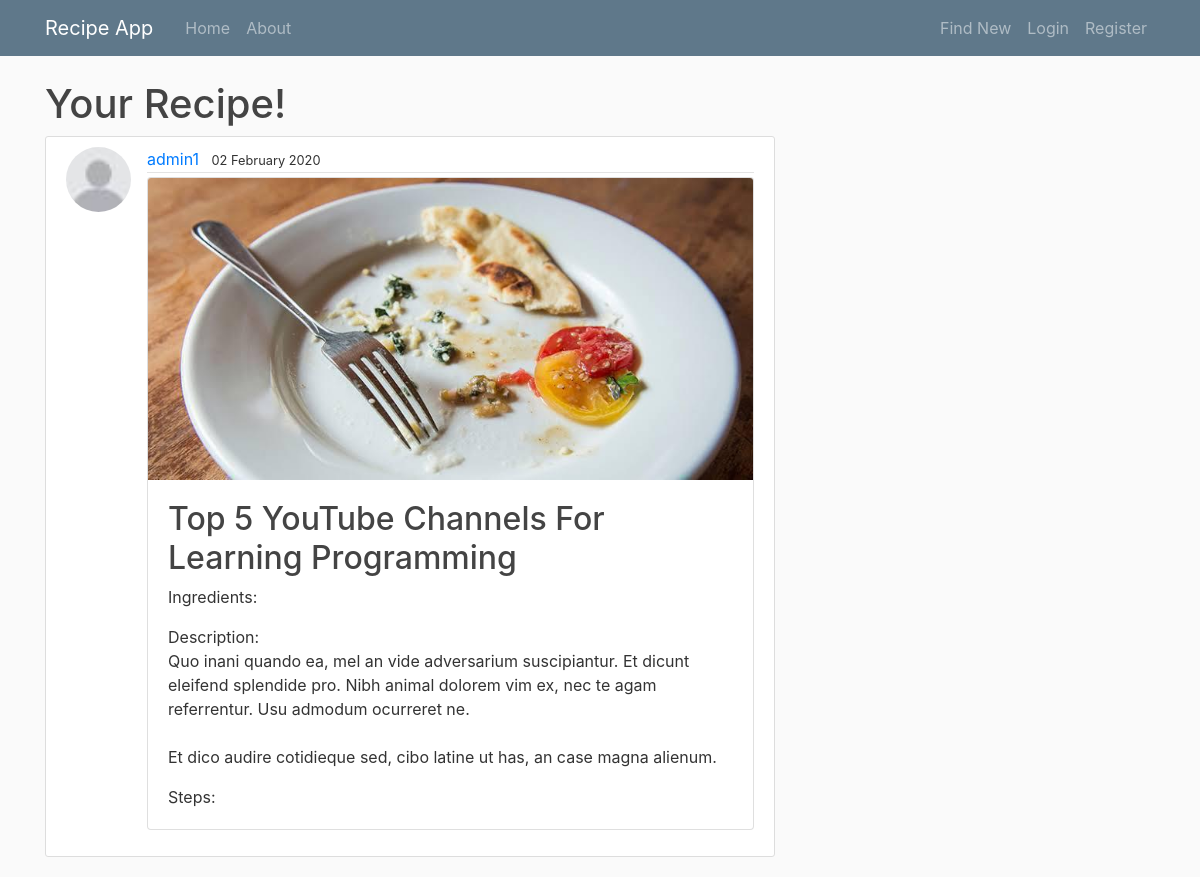
Screenshot of /recipe/33/ with the database file from the repository.
### recipe/models.py (models this page shows, shortened)
class Post(models.Model):
	title= models.CharField(max_length=100)
	author= models.ForeignKey(User, on_delete=models.CASCADE)
	description= models.TextField()
	post_pic= models.ImageField(default='recipe_pics/default.jpg', upload_to='recipe_pics')
	date_posted= models.DateTimeField(default=timezone.now)
	used_ingredients=models.ManyToManyField(Ingredient)
	steps= models.TextField()

### usr/models.py (models this page shows, shortened)
class Profile(models.Model):
    user= models.OneToOneField(User, on_delete=models.CASCADE)
    display_pic= models.ImageField(default='profile_pics/default.jpg', upload_to='profile_pics')

### recipe/views.py (the view)
# urls.py: path('recipe/<int:pk>/', PostDetailView.as_view(),name='recipe-detail'),
class PostDetailView(DetailView):
    model=Post

### recipe/templates/recipe/post_detail.html (shortened to what this page needs)
{% extends "recipe/base.html" %}
{% block content %}
    <h1>Your Recipe!</h1>
    <article class="media content-section">
        <img class="rounded-circle article-img" src="{{ object.author.profile.display_pic.url }}">
        <div class="media-body">
            <div class="article-metadata">
                <a class="mr-2" href="{% url 'user-posts' object.author.username %}">{{ object.author }}</a>
                <small class="muted-text">{{ object.date_posted|date:"d F Y" }}</small>
            </div>
            <div class="card mb-3">
                <img class="card-img-top" alt="Card image cap" src="{{ object.post_pic.url }}">
                <div class="card-body">
					<h2><a class="article-title card-title" href="{% url 'recipe-detail' object.id %}">{{object.title}}</a></h2>
					<p class="card-text"> Ingredients:
					</p>
                    Description:<br><p class="article-content card-text">{{object.description}}</p>
						Steps:<br><p class="article-content card-text">{{object.steps}}</p>
                </div>
            </div>
        </div>
    </article>
{% endblock content %}

### recipe/static/recipe/main.css (style rules this page uses)
body { background: #fafafa; color: #333333; margin-top: 5rem; }
h1, h2, h3, h4, h5, h6 { color: #444444; }
.content-section { background: #ffffff; padding: 10px 20px; border: 1px solid #dddddd; border-radius: 3px; margin-bottom: 20px; }
.article-title { color: #444444; }
.article-content { white-space: pre-line; }
.article-img { height: 65px; width: 65px; margin-right: 16px; }
.article-metadata { padding-bottom: 1px; margin-bottom: 4px; border-bottom: 1px solid #e3e3e3 }

### rows the page displays
Post: author.profile.display_pic (placeholder picture), author "admin1", date_posted "02 February 2020", post_pic (placeholder picture), title "Top 5 YouTube Channels For Learning Programming", description "Quo inani quando ea, mel an vide adversarium suscipiantur. Et dicunt eleifend splendide pro. Nibh animal dolorem vim ex, nec te agam referrentur. Usu admodum ocurreret ne. Et dico audire cotidieque sed, cibo latine ut has, an case magna alienum."
